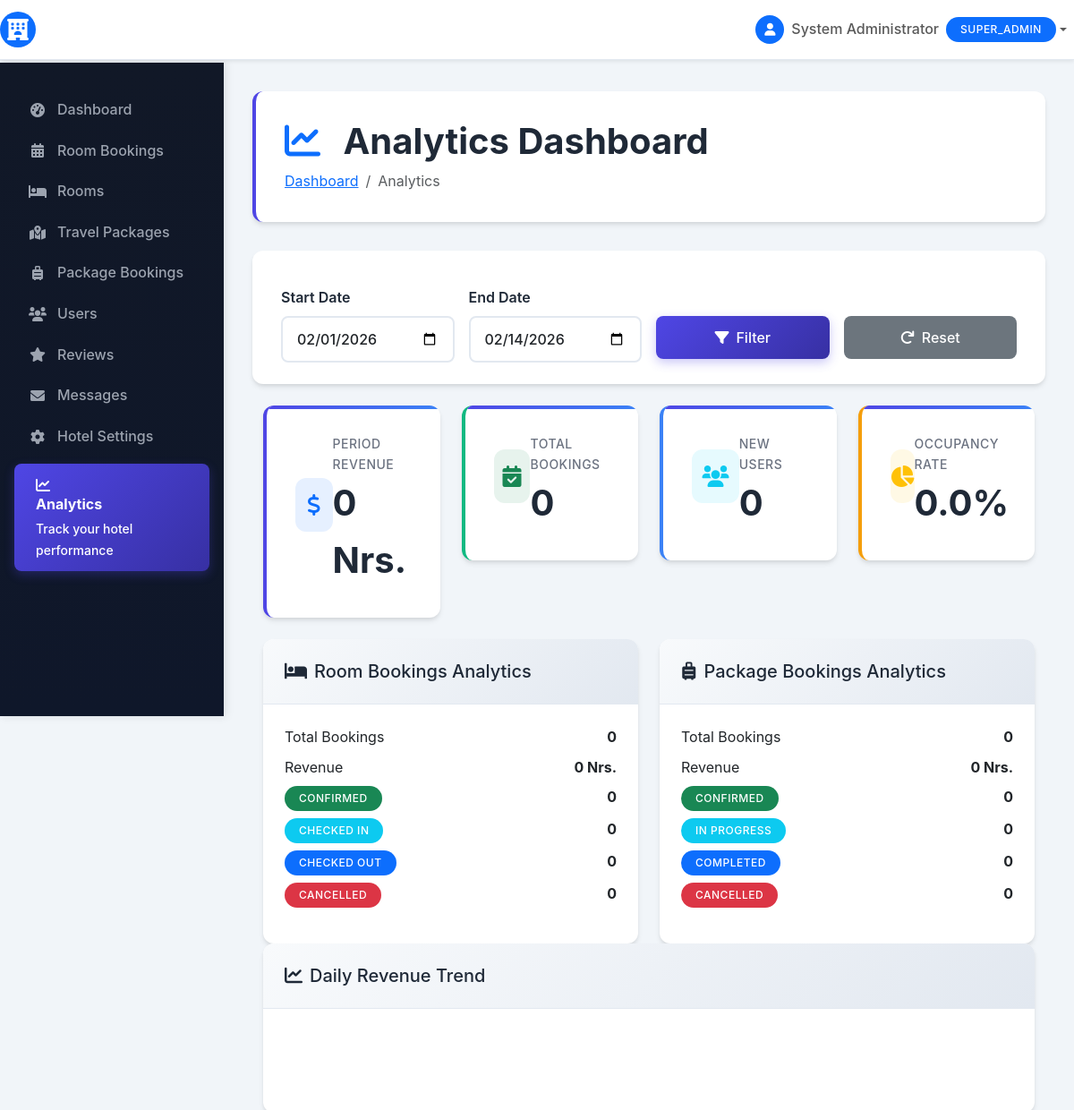
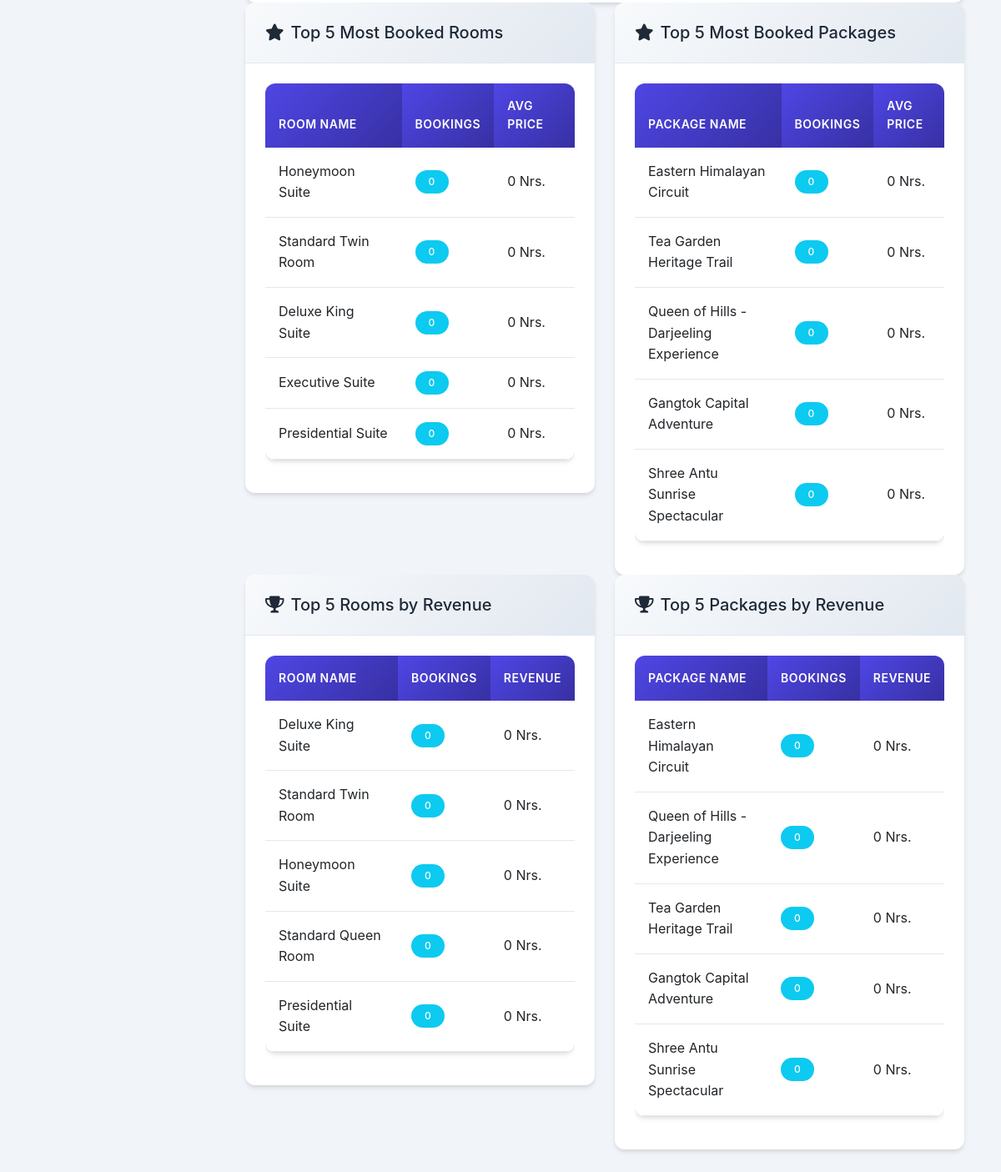
/admin/analytics.php (signed in), run on the app's committed database (2 pictures, top to bottom).
### tables this page shows
CREATE TABLE rooms (
    id INT PRIMARY KEY AUTO_INCREMENT,
    name VARCHAR(100) NOT NULL,
    category_id INT,
    description TEXT NOT NULL,
    price DECIMAL(10,2) NOT NULL,
    capacity INT NOT NULL DEFAULT 2,
    size VARCHAR(50),
    bed_type VARCHAR(50),
    image VARCHAR(255),
    gallery TEXT,  
    amenities TEXT,  
    status ENUM('active', 'inactive', 'maintenance') DEFAULT 'active',
    featured BOOLEAN DEFAULT FALSE,
    created_at TIMESTAMP DEFAULT CURRENT_TIMESTAMP,
    updated_at TIMESTAMP DEFAULT CURRENT_TIMESTAMP ON UPDATE CURRENT_TIMESTAMP,
    FOREIGN KEY (category_id) REFERENCES room_categories(id) ON DELETE SET NULL
);

CREATE TABLE travel_packages (
    id INT PRIMARY KEY AUTO_INCREMENT,
    name VARCHAR(200) NOT NULL,
    destination VARCHAR(100) NOT NULL,
    description TEXT NOT NULL,
    duration_days INT NOT NULL DEFAULT 1,
    duration_nights INT NOT NULL DEFAULT 0,
    price DECIMAL(10,2) NOT NULL,
    original_price DECIMAL(10,2) DEFAULT NULL,
    max_people INT NOT NULL DEFAULT 10,
    image VARCHAR(500) DEFAULT NULL,
    gallery TEXT,  
    inclusions TEXT,  
    exclusions TEXT,  
    itinerary TEXT,  
    highlights TEXT,  
    status ENUM('active', 'inactive') DEFAULT 'active',
    featured BOOLEAN DEFAULT FALSE,
    difficulty_level ENUM('easy', 'moderate', 'challenging') DEFAULT 'easy',
    best_season VARCHAR(100) DEFAULT NULL,
    created_at TIMESTAMP DEFAULT CURRENT_TIMESTAMP,
    updated_at TIMESTAMP DEFAULT CURRENT_TIMESTAMP ON UPDATE CURRENT_TIMESTAMP
);

### admin/analytics.php (the view, shortened to what the rows shown need)
<?php
require_once '../config/database.php';
$start_date = $_GET['start_date'] ?? date('Y-m-01');
$end_date = $_GET['end_date'] ?? date('Y-m-d');
$stmt = $conn->prepare("
    SELECT r.id, r.name, COUNT(b.id) as bookings, AVG(b.total_amount) as avg_price
    FROM rooms r
    LEFT JOIN bookings b ON r.id = b.room_id AND DATE(b.created_at) BETWEEN ? AND ?
    GROUP BY r.id
    ORDER BY bookings DESC
    LIMIT 5
");
$stmt->execute([$start_date, $end_date]);
$popular_rooms = $stmt->fetchAll();
$stmt = $conn->prepare("
    SELECT p.id, p.name, COUNT(pb.id) as bookings, AVG(pb.total_amount) as avg_price
    FROM travel_packages p
    LEFT JOIN package_bookings pb ON p.id = pb.package_id AND DATE(pb.created_at) BETWEEN ? AND ?
    GROUP BY p.id
    ORDER BY bookings DESC
    LIMIT 5
");
$stmt->execute([$start_date, $end_date]);
$popular_packages = $stmt->fetchAll();
?>
<!DOCTYPE html>
<html lang="en">
<head>
    <link href="https://cdn.jsdelivr.net/npm/bootstrap@5.3.0/dist/css/bootstrap.min.css" rel="stylesheet">
    <link href="https://cdnjs.cloudflare.com/ajax/libs/font-awesome/6.0.0/css/all.min.css" rel="stylesheet">
    <link href="../assets/css/style.css" rel="stylesheet">
    <link href="assets/css/admin.css" rel="stylesheet">
</head>
<body>
    <div class="container-fluid">
        <div class="row">
            <main class="col-md-9 ms-sm-auto col-lg-10">
                <div class="page-header">
                    <div class="d-flex justify-content-between align-items-center">
                        <div>
                            <h1 class="mb-2">
                                <i class="fas fa-chart-line text-primary me-3"></i>
                                Analytics Dashboard
                            </h1>
                        </div>
                    </div>
                </div>
                <div class="row mb-4">
                    <div class="col-lg-6">
                        <div class="card">
                            <div class="card-body">
                                <div class="table-responsive">
                                    <table class="table table-sm table-hover">
                                        <thead>
                                            <tr>
                                                <th>Room Name</th>
                                                <th>Bookings</th>
                                                <th>Avg Price</th>
                                            </tr>
                                        </thead>
                                        <tbody>
                                            <?php foreach ($popular_rooms as $room): ?>
                                            <tr>
                                                <td><?php echo htmlspecialchars($room['name']); ?></td>
                                                <td><span class="badge bg-info"><?php echo $room['bookings'] ?? 0; ?></span></td>
                                                <td><?php echo number_format($room['avg_price'] ?? 0, 0); ?> Nrs.</td>
                                            </tr>
                                            <?php endforeach; ?>
                                        </tbody>
                                    </table>
                                </div>
                            </div>
                        </div>
                    </div>
                    <div class="col-lg-6">
                        <div class="card">
                            <div class="card-body">
                                <div class="table-responsive">
                                    <table class="table table-sm table-hover">
                                        <thead>
                                            <tr>
                                                <th>Package Name</th>
                                                <th>Bookings</th>
                                                <th>Avg Price</th>
                                            </tr>
                                        </thead>
                                        <tbody>
                                            <?php foreach ($popular_packages as $package): ?>
                                            <tr>
                                                <td><?php echo htmlspecialchars($package['name']); ?></td>
                                                <td><span class="badge bg-info"><?php echo $package['bookings'] ?? 0; ?></span></td>
                                                <td><?php echo number_format($package['avg_price'] ?? 0, 0); ?> Nrs.</td>
                                            </tr>
                                            <?php endforeach; ?>
                                        </tbody>
                                    </table>
                                </div>
                            </div>
                        </div>
                    </div>
                </div>
                <div class="row">
                    <div class="col-lg-6">
                        <div class="card">
                            <div class="card-body">
                                <div class="table-responsive">
                                    <table class="table table-sm table-hover">
                                        <thead>
                                            <tr>
                                                <th>Room Name</th>
                                                <th>Bookings</th>
                                                <th>Revenue</th>
                                            </tr>
                                        </thead>
                                    </table>
                                </div>
                            </div>
                        </div>
                    </div>
                    <div class="col-lg-6">
                        <div class="card">
                            <div class="card-body">
                                <div class="table-responsive">
                                    <table class="table table-sm table-hover">
                                        <thead>
                                            <tr>
                                                <th>Package Name</th>
                                                <th>Bookings</th>
                                                <th>Revenue</th>
                                            </tr>
                                        </thead>
                                    </table>
                                </div>
                            </div>
                        </div>
                    </div>
                </div>
            </main>
        </div>
    </div>
</body>
</html>

### data on the page
rooms: name "Honeymoon Suite", bookings "0", avg_price "0"
rooms: name "Standard Twin Room", bookings "0", avg_price "0"
rooms: name "Deluxe King Suite", bookings "0", avg_price "0"
rooms: name "Executive Suite", bookings "0", avg_price "0"
rooms: name "Presidential Suite", bookings "0", avg_price "0"
travel_packages: name "Eastern Himalayan Circuit", bookings "0", avg_price "0"
travel_packages: name "Tea Garden Heritage Trail", bookings "0", avg_price "0"
travel_packages: name "Queen of Hills - Darjeeling Experience", bookings "0", avg_price "0"
travel_packages: name "Gangtok Capital Adventure", bookings "0", avg_price "0"
travel_packages: name "Shree Antu Sunrise Spectacular", bookings "0", avg_price "0"

### other printed values
$_SESSION['admin_name'] "System Administrator"
$_SESSION['admin_role'] "SUPER_ADMIN"
$period_revenue "0"
$room_stats['total'] + $package_stats['total'] "0"
$new_users "0"
$occupancy_rate "0.0"
$room_stats['total'] "0"
$room_stats['room_revenue'] "0"
$room_stats['confirmed'] "0"
$room_stats['checked_in'] "0"
$room_stats['checked_out'] "0"
$room_stats['cancelled'] "0"
$package_stats['total'] "0"
$package_stats['package_revenue'] "0"
$package_stats['confirmed'] "0"
